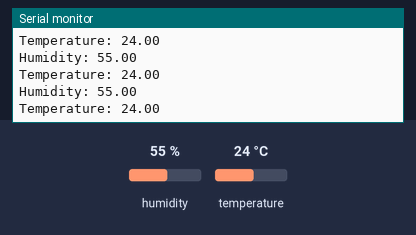
A sketch run on a simulated Arduino Uno, built with avr-gcc and run on an emulated ATmega328P. Shown: the last lines printed to the serial monitor. The test bench sets the inputs (shaded band); at power-on: humidity 55 %, temperature 24 °C.

Above: at 2.8 s.
2.9 s: humidity set to 22 %
At 5.5 s:
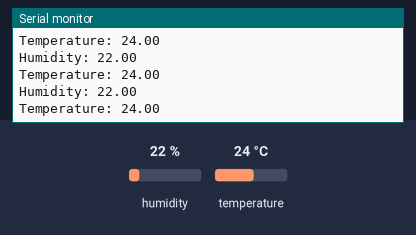
5.6 s: temperature set to 12 °C
At 6.9 s:
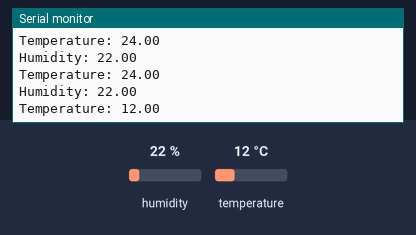
8.3 s: humidity set to 40 %
At 8.3 s:
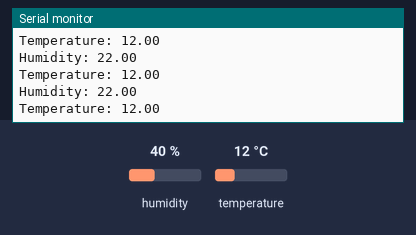
Timing chart, 0 to 11.3 s (numbered marks = the images above; inputs shaded):
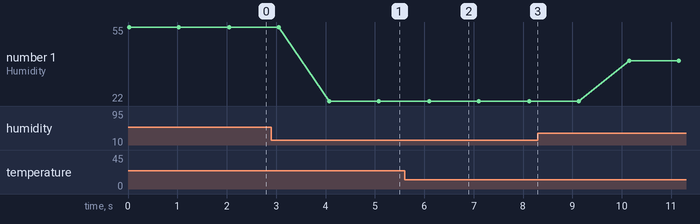

The sketch:

DHT-11.ino
```cpp
#include "DHT.h"
#define DHTPIN 2
#define DHTTYPE DHT11
DHT dht(DHTPIN, DHTTYPE);

float h; // 습도
float t; // 온도

void setup() {
  Serial.begin(9600);
  dht.begin();
}

void loop() {
  h = dht.readHumidity();
  t = dht.readTemperature();

  Serial.print("Humidity: ");
  Serial.println(h);
  Serial.print("Temperature: ");
  Serial.println(t);

  delay(1000);
}
```

Measured:
- after the input at 2.9 s, the serial monitor: prints a new line after 1.2 s (image 1)
- after the input at 5.6 s, the serial monitor: prints a new line after 0.52 s (image 2)
- plotted number 1: 55 → 22 after the input at 2.9 s, 22 → 40 after the input at 8.3 s
